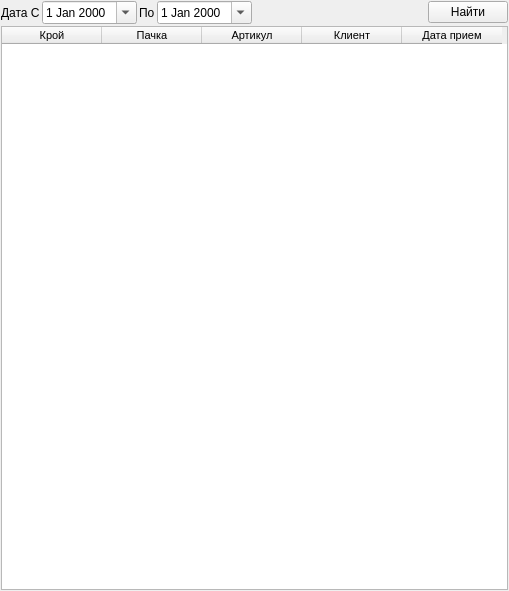
<?xml version="1.0" encoding="UTF-8"?>
<ui version="4.0">
 <class>MainWindow</class>
 <widget class="QMainWindow" name="MainWindow">
  <property name="geometry">
   <rect>
    <x>0</x>
    <y>0</y>
    <width>509</width>
    <height>591</height>
   </rect>
  </property>
  <property name="windowTitle">
   <string>Принятые пачки</string>
  </property>
  <widget class="QWidget" name="centralwidget">
   <layout class="QGridLayout" name="gridLayout">
    <property name="leftMargin">
     <number>1</number>
    </property>
    <property name="topMargin">
     <number>1</number>
    </property>
    <property name="rightMargin">
     <number>1</number>
    </property>
    <property name="bottomMargin">
     <number>1</number>
    </property>
    <property name="spacing">
     <number>2</number>
    </property>
    <item row="1" column="0">
     <widget class="QTableWidget" name="tableWidget">
      <property name="font">
       <font>
        <family>Tahoma</family>
        <pointsize>8</pointsize>
       </font>
      </property>
      <property name="editTriggers">
       <set>QAbstractItemView::NoEditTriggers</set>
      </property>
      <property name="selectionBehavior">
       <enum>QAbstractItemView::SelectRows</enum>
      </property>
      <attribute name="verticalHeaderVisible">
       <bool>false</bool>
      </attribute>
      <attribute name="verticalHeaderDefaultSectionSize">
       <number>20</number>
      </attribute>
      <attribute name="verticalHeaderMinimumSectionSize">
       <number>18</number>
      </attribute>
      <column>
       <property name="text">
        <string>Крой</string>
       </property>
      </column>
      <column>
       <property name="text">
        <string>Пачка</string>
       </property>
      </column>
      <column>
       <property name="text">
        <string>Артикул</string>
       </property>
      </column>
      <column>
       <property name="text">
        <string>Клиент</string>
       </property>
      </column>
      <column>
       <property name="text">
        <string>Дата прием</string>
       </property>
      </column>
     </widget>
    </item>
    <item row="0" column="0">
     <layout class="QHBoxLayout" name="horizontalLayout">
      <item>
       <widget class="QLabel" name="label">
        <property name="text">
         <string>Дата С</string>
        </property>
       </widget>
      </item>
      <item>
       <widget class="QDateEdit" name="de_date_from">
        <property name="calendarPopup">
         <bool>true</bool>
        </property>
       </widget>
      </item>
      <item>
       <widget class="QLabel" name="label_2">
        <property name="text">
         <string>По</string>
        </property>
       </widget>
      </item>
      <item>
       <widget class="QDateEdit" name="de_date_to">
        <property name="calendarPopup">
         <bool>true</bool>
        </property>
       </widget>
      </item>
      <item>
       <spacer name="horizontalSpacer">
        <property name="orientation">
         <enum>Qt::Horizontal</enum>
        </property>
        <property name="sizeHint" stdset="0">
         <size>
          <width>40</width>
          <height>20</height>
         </size>
        </property>
       </spacer>
      </item>
      <item>
       <widget class="QPushButton" name="pushButton">
        <property name="text">
         <string>Найти</string>
        </property>
       </widget>
      </item>
     </layout>
    </item>
   </layout>
  </widget>
 </widget>
 <resources/>
 <connections>
  <connection>
   <sender>pushButton</sender>
   <signal>clicked()</signal>
   <receiver>MainWindow</receiver>
   <slot>ui_calc()</slot>
   <hints>
    <hint type="sourcelabel">
     <x>346</x>
     <y>10</y>
    </hint>
    <hint type="destinationlabel">
     <x>398</x>
     <y>10</y>
    </hint>
   </hints>
  </connection>
 </connections>
 <slots>
  <slot>ui_calc()</slot>
 </slots>
</ui>
